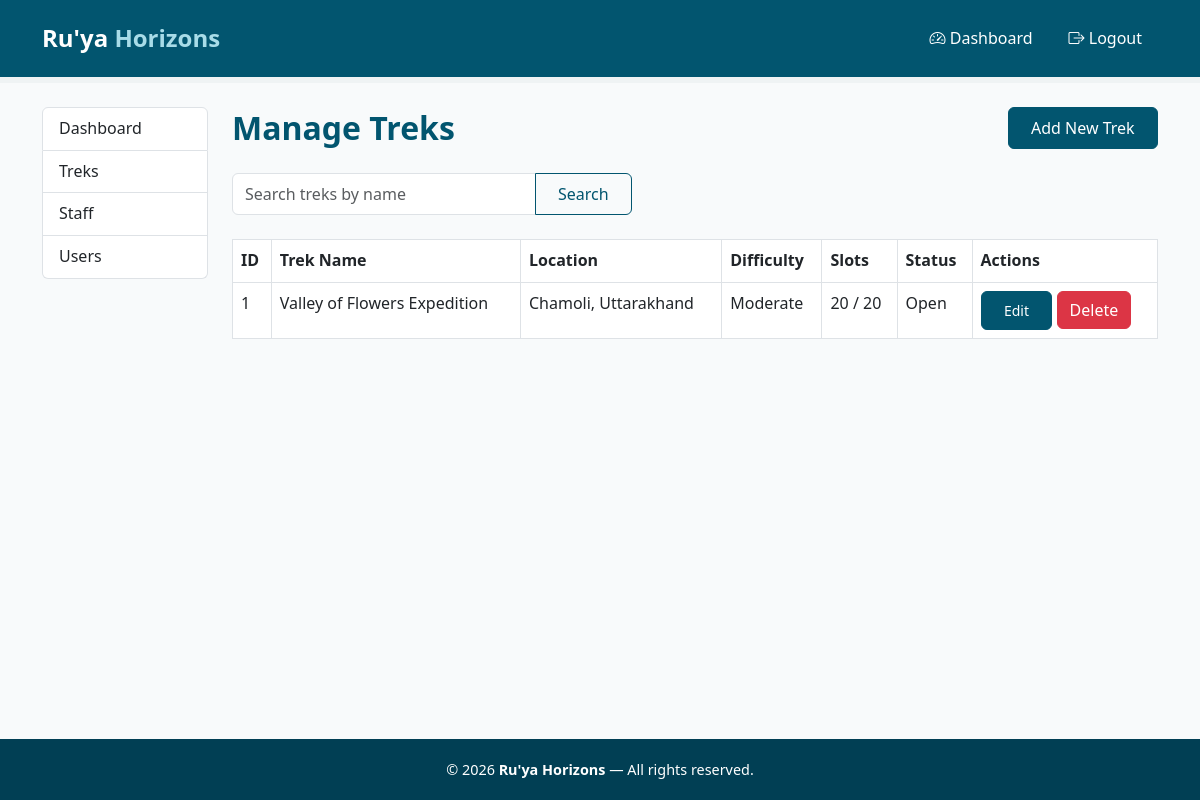
The app's page /admin/treks (signed in) with its own data.
### models.py (models this page shows)
class Trek(db.Model):
    __tablename__ = 'trek'
    id = db.Column(db.Integer, primary_key=True)
    name = db.Column(db.String(150), nullable=False)
    location = db.Column(db.String(150), nullable=False)
    difficulty = db.Column(db.String(50), nullable=False)
    duration = db.Column(db.Integer, nullable=False)
    total_slots = db.Column(db.Integer, nullable=False)
    available_slots = db.Column(db.Integer, nullable=False)
    status = db.Column(db.String(50), default='Pending') # pending, approved, open, closed, completed
    start_date = db.Column(db.Date, nullable=False)
    end_date = db.Column(db.Date, nullable=False)
    description = db.Column(db.Text, nullable=False)
    price = db.Column(db.Float, nullable=False)
    assigned_staff_id = db.Column(db.Integer, db.ForeignKey('staff.id'), nullable=True)
    bookings = db.relationship('Booking', backref='trek', lazy=True)

### app.py (the view)
@app.route('/admin/treks')
@login_required
def admin_treks():
    if current_user.role != 'admin':
        return "Access denied: Admins only", 403
    search_query = request.args.get('q', '')
    if search_query:
        treks = Trek.query.filter(Trek.name.ilike(f'%{search_query}%')).all()
    else:
        treks = Trek.query.all()
    return render_template('admin_manage_treks.html', treks=treks, search_query=search_query)

### app.py (called while the page is built)
@login_manager.user_loader
def load_user(user_id):
    return User.query.get(int(user_id))

### templates/admin_manage_treks.html (shortened to what this page needs)
{% extends "base.html" %}
{% block content %}
<div class="container my-4">
    <div class="row">
        {% include "admin_sidebar.html" %}
        <div class="col-md-9 col-lg-10">
            <div class="d-flex justify-content-between align-items-center mb-4">
                <h2 class="page-heading mb-0">Manage Treks</h2>
                <a href="{{ url_for('admin_add_trek') }}" class="btn btn-primary">Add New Trek</a>
            </div>
            <form method="GET" action="{{ url_for('admin_treks') }}" class="mb-4">
                <div class="input-group" style="max-width: 400px;">
                    <input type="text" name="q" class="form-control" placeholder="Search treks by name"
                           value="{{ search_query or '' }}">
                    <button type="submit" class="btn btn-outline-primary">Search</button>
                </div>
            </form>
            <table class="table table-bordered table-hover">
                <thead>
                    <tr>
                        <th>ID</th>
                        <th>Trek Name</th>
                        <th>Location</th>
                        <th>Difficulty</th>
                        <th>Slots</th>
                        <th>Status</th>
                        <th>Actions</th>
                    </tr>
                </thead>
                <tbody>
                    {% for trek in treks %}
                    <tr>
                        <td>{{ trek.id }}</td>
                        <td>{{ trek.name }}</td>
                        <td>{{ trek.location }}</td>
                        <td>{{ trek.difficulty }}</td>
                        <td>{{ trek.available_slots }} / {{ trek.total_slots }}</td>
                        <td>{{ trek.status }}</td>
                        <td>
                            <a href="{{ url_for('admin_edit_trek', trek_id=trek.id) }}"
                               class="btn btn-sm btn-primary">Edit</a>
                            <a href="{{ url_for('admin_delete_trek', trek_id=trek.id) }}"
                               class="btn btn-danger"
                               onclick="return confirm('Delete this trek? This cannot be undone.');">Delete</a>
                        </td>
                    </tr>
                    {% else %}
                    <tr><td colspan="7" class="text-center text-muted">No treks found.</td></tr>
                    {% endfor %}
                </tbody>
            </table>
        </div>
    </div>
</div>
{% endblock %}

### static/style.css (style rules this page uses)
* { margin: 0; padding: 0; box-sizing: border-box; }
body { font-family: 'Segoe UI', Tahoma, Geneva, Verdana, sans-serif; color: #02556f; background-color: #f8fafb; line-height: 1.6; }
a { text-decoration: none; color: #02556f; }
.btn-primary { background-color: #02556f; border-color: #02556f; color: #ffffff; font-weight: 500; padding: 0.5rem 1.4rem; border-radius: 6px; }
.btn-outline-primary { border: 1px solid #02556f; color: #02556f; font-weight: 500; padding: 0.5rem 1.4rem; border-radius: 6px; }
.page-heading { color: #02556f; font-weight: 700; }

### records on screen
Trek: id "1", name "Valley of Flowers Expedition", location "Chamoli, Uttarakhand", difficulty "Moderate", available_slots "20", total_slots "20", status "Open"
